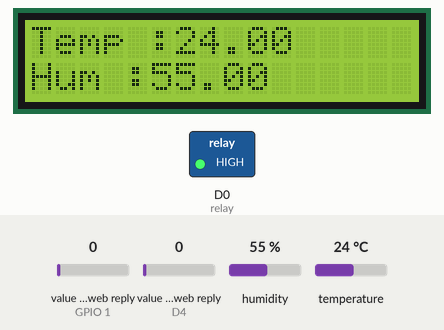
The sketch below on a simulated ESP8266 (NodeMCU). On the bench: 16×2 character LCD, switched loads named in the sketch (green lamp = pin HIGH). The test bench sets the inputs (shaded band); at power-on: temperature 24 °C, humidity 55 %, value in the web reply (sensors on GPIO 1, D4) 0. WiFi joins after 1.5 s; servers stay silent unless stated; web services answer with replies made up by the test bench; what the sketch prints to the serial monitor is not drawn.

Above: at 2.7 s.
2.8 s: temperature set to 28 °C
At 4.1 s:
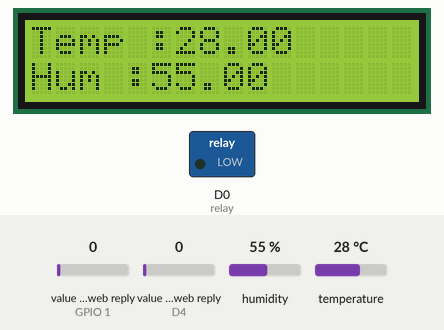
5.6 s: humidity set to 22 %
At 6.7 s:
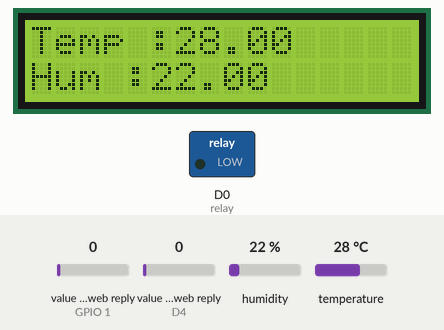
8.4 s: humidity set to 40 %
At 10.8 s:
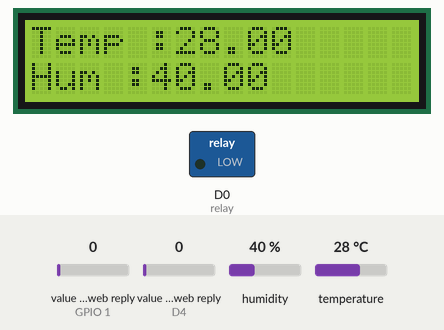
11.6 s: temperature set to 12 °C
At 13.4 s:
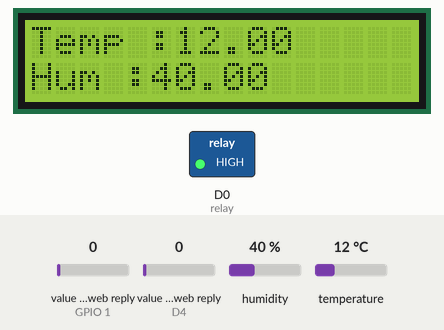
Timing chart, 0 to 14.9 s (numbered marks = the images above; inputs shaded):
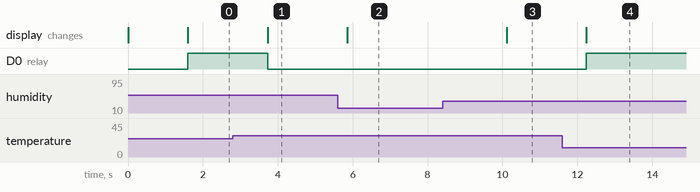

Measured:
- the behaviour switches between 26 and 27 °C on temperature (found by bisection; images 0 and 1)
- after the input at 2.8 s, D0 (relay): HIGH → LOW after 0.93 s; the display: changes after 0.93 s (image 1)
- after the input at 5.6 s, the display: changes after 0.26 s (image 2)
- after the input at 8.4 s, the display: changes after 1.7 s (image 3)
- after the input at 11.6 s, D0 (relay): LOW → HIGH after 0.64 s; the display: changes after 0.64 s (image 4)

The sketch:

AssgnmentREAL.ino
```cpp
#include <DHT.h>
#include <ESP8266WiFi.h>                   // Including libraries
#include <ThingSpeak.h>;
#include <LiquidCrystal.h>

String apiKey = "ZVL81P1K38AFBIX2";     // Write API key from ThingSpeak
const char* WapiKey = "ZVL81P1K38AFBIX2";     //  Write API key from ThingSpeak
const char* RapiKey = "LRKU897ZMY63P5T7";     //  Read API key from ThingSpeak

const char *ssid =  "Mr_Gilly";     // ssid and wpa2 key
const char *pass =  "Gilly@Huawei12";
const char* server = "api.thingspeak.com";

const int RS = D3, EN = D4, d4 = D5, d5 = D6, d6 = D7, d7 = D8; //Declaring LCD pins

unsigned long myChannelNumber = 1706060; // Geting mu channel number
const int relay = 16;

#define DHTPIN 4          //pin where the dht11 is connected

DHT dht(DHTPIN, DHT11);
LiquidCrystal lcd(RS, EN, d4, d5, d6, d7); //Initiating my LCD pins
WiFiClient client;

void setup()
{
       Serial.begin(9600);  //Initiating Serial moniator
       delay(10);
       dht.begin();         // Inititiaing DHT
       lcd.begin(16, 2);     //Initiating LCD

       Serial.println("Connecting to ");
       Serial.println(ssid);            //Displaying is we are connected to WIFI


       WiFi.begin(ssid, pass);     //Getting connected to WiFi
       ThingSpeak.begin(client);    // Initiating Thing speak

      while (WiFi.status() != WL_CONNECTED)  // Checking if we are connected
     {
            delay(500);
            Serial.print(".");
     }
      Serial.println("");
      Serial.println("WiFi connected");  // If connection was successful
      pinMode(relay, OUTPUT);
      digitalWrite(relay, LOW);  // Opening Relay

}

void loop()
{

      float h = dht.readHumidity();     //Getiing Humididty and Temperature from DHT sensor
      float t = dht.readTemperature();

              if (isnan(h) || isnan(t))    // Checking if we Humidity and Temperature come well from DHT
                 {
                     Serial.println("Failed to read from DHT sensor!");
                      return;
                 }

                 if(t>=27){        //cheking if Temperature is equal or great than 27

                  digitalWrite(relay, LOW);   // Opening relay that openes Fan
                 }
                else{
                    digitalWrite(relay, HIGH); //Closing relathat close the Fan
                   }

                lcd.setCursor(0, 0);
                lcd.print("Temp :"+String(t));   // Displaying on LCD screen
                lcd.setCursor(0, 1);
                lcd.print("Hum :"+String(h));

               //Sending Data to cloud

                if (client.connect(server,80))   //   "184.106.153.149" or api.thingspeak.com
                      {

                             String postStr = apiKey;
                             postStr +="&field1=";              // connecting to Fieleds
                             postStr += String(t);
                             postStr +="&field2=";
                             postStr += String(h);
                             postStr += "\r\n\r\n";
                             ThingSpeak.setField(1, t);      // setting Values to fields
                             ThingSpeak.setField(2, h);
                             int x = ThingSpeak.writeFields(myChannelNumber, WapiKey);
                             long Temperature = ThingSpeak.readLongField(myChannelNumber, 1, RapiKey);    //Update in ThingSpeak
                             long Humidity = ThingSpeak.readLongField(myChannelNumber, 2, RapiKey);


                             client.print("POST /update HTTP/1.1\n");
                             client.print("Host: api.thingspeak.com\n");                      //Checking if connection to cloud(Thingspeak) was successful
                             client.print("Connection: close\n");
                             client.print("X-THINGSPEAKAPIKEY: "+apiKey+"\n");
                             client.print("Content-Type: application/x-www-form-urlencoded\n");
                             client.print("Content-Length: ");
                             client.print(postStr.length());
                             client.print("\n\n");
                             client.print(postStr);


                             Serial.print("Temperature: ");
                             Serial.print(t);                          //pring on Serial monitor
                             Serial.print("Humidity: ");
                             Serial.print(h);
                             Serial.println("Send to Thingspeak.");
                        }
          client.stop();                                 //stopnt the connection to the cloud

          Serial.println("Waiting...");


  delay(1000);

}
```
